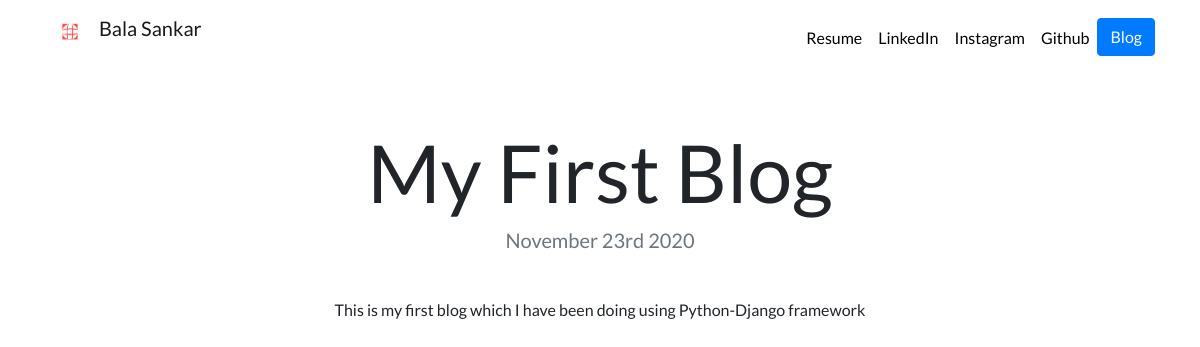
The page /blog/1 on the database its author committed.
### blog/models.py (models this page shows, shortened)
class Blog(models.Model):
    title=models.CharField(max_length=100)
    description=models.TextField()
    date=models.DateField()

### blog/views.py (the view)
# urls.py: path('<int:blog_id>',views.detail,name='detail'),
def detail(request,blog_id):
    blog=get_object_or_404(Blog,pk=blog_id)
    return render(request,'blog/detail.html',{'id':blog})

### blog/templates/blog/detail.html
{% extends 'portfolio/base.html' %}
{% block content %}
<h1 class="text-center mt-5" id="blogdetailtitle">{{ id.title }}</h1>
<h5 class="text-center text-muted mb-5">{{ id.date|date:'F jS Y' }}</h5>
<h6 class='text-center mt-5'>{{id.description|safe}}</h6>
{% endblock %}

### portfolio/static/portfolio/custom.css (style rules this page uses)
body { font-family: 'Lato', sans-serif; }
@media (min-width: 992px) { #blogdetailtitle { font-size: 5rem; } }

### rows shown on the page
Blog: title "My First Blog", date "November 23rd 2020", description "This is my first blog which I have been doing using Python-Django framework"
